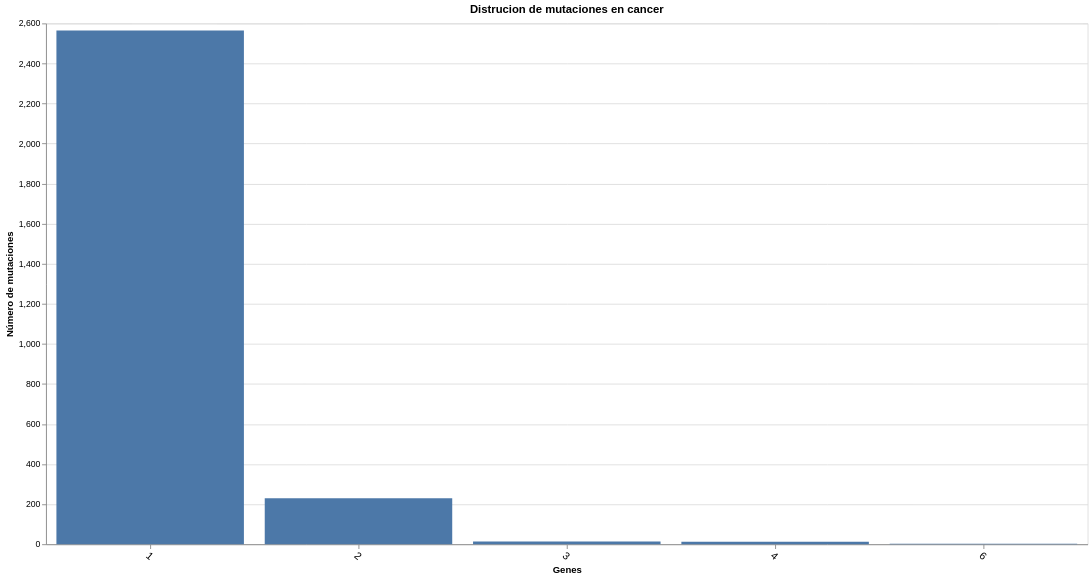

Notebook source saved alongside this figure:
### Code cell
alt.Chart(cancer_counts
).mark_bar().encode(
    y=alt.Y('count(aa_mutation):Q', title='Número de mutaciones'),
    x=alt.X('cancer_invol:N', sort='-y', title='Genes',axis=alt.Axis(
              labelAngle=40, labelFontSize=12)),
    #color=alt.Color('Gen_names', scale=alt.Scale(scheme='category20')),
    tooltip=['count(aa_mutation):Q']
).properties(
    title="Distrucion de mutaciones en cancer",
    width=1200,
    height=600
)

### Figure 1 — Vega-Lite specification as saved in the notebook (floating-point values rounded to 4 significant figures; data arrays with more than 128 entries replaced by an {"elided": "..."} marker saying what was removed)
{"config": {"view": {"continuousWidth": 300, "continuousHeight": 300}}, "data": {"name": "data-6f6e2998e4d7dacbd376d1fd569dc319"}, "mark": {"type": "bar"}, "encoding": {"tooltip": [{"aggregate": "count", "field": "aa_mutation", "type": "quantitative"}], "x": {"axis": {"labelAngle": 40, "labelFontSize": 12}, "field": "cancer_invol", "sort": "-y", "title": "Genes", "type": "nominal"}, "y": {"aggregate": "count", "field": "aa_mutation", "title": "Número de mutaciones", "type": "quantitative"}}, "height": 600, "title": "Distrucion de mutaciones en cancer", "width": 1200, "$schema": "https://vega.github.io/schema/vega-lite/v5.16.3.json", "datasets": {"data-6f6e2998e4d7dacbd376d1fd569dc319": {"elided": "2823 records"}}}
